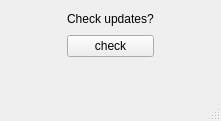
<?xml version="1.0" encoding="UTF-8"?>
<ui version="4.0">
 <class>MainWindow</class>
 <widget class="QMainWindow" name="MainWindow">
  <property name="geometry">
   <rect>
    <x>0</x>
    <y>0</y>
    <width>221</width>
    <height>121</height>
   </rect>
  </property>
  <property name="windowTitle">
   <string>MainWindow</string>
  </property>
  <widget class="QWidget" name="centralwidget">
   <layout class="QVBoxLayout" name="verticalLayout">
    <item>
     <layout class="QGridLayout" name="gridLayout">
      <item row="1" column="1">
       <widget class="QPushButton" name="pushButton_check_update">
        <property name="text">
         <string>check</string>
        </property>
       </widget>
      </item>
      <item row="0" column="2">
       <spacer name="horizontalSpacer_2">
        <property name="orientation">
         <enum>Qt::Horizontal</enum>
        </property>
        <property name="sizeHint" stdset="0">
         <size>
          <width>40</width>
          <height>20</height>
         </size>
        </property>
       </spacer>
      </item>
      <item row="0" column="1">
       <widget class="QLabel" name="label">
        <property name="text">
         <string>Check updates?</string>
        </property>
       </widget>
      </item>
      <item row="0" column="0">
       <spacer name="horizontalSpacer">
        <property name="orientation">
         <enum>Qt::Horizontal</enum>
        </property>
        <property name="sizeHint" stdset="0">
         <size>
          <width>40</width>
          <height>20</height>
         </size>
        </property>
       </spacer>
      </item>
      <item row="2" column="1">
       <spacer name="verticalSpacer">
        <property name="orientation">
         <enum>Qt::Vertical</enum>
        </property>
        <property name="sizeHint" stdset="0">
         <size>
          <width>20</width>
          <height>40</height>
         </size>
        </property>
       </spacer>
      </item>
     </layout>
    </item>
   </layout>
  </widget>
  <widget class="QMenuBar" name="menubar">
   <property name="geometry">
    <rect>
     <x>0</x>
     <y>0</y>
     <width>221</width>
     <height>21</height>
    </rect>
   </property>
  </widget>
  <widget class="QStatusBar" name="statusbar"/>
 </widget>
 <resources/>
 <connections/>
</ui>
